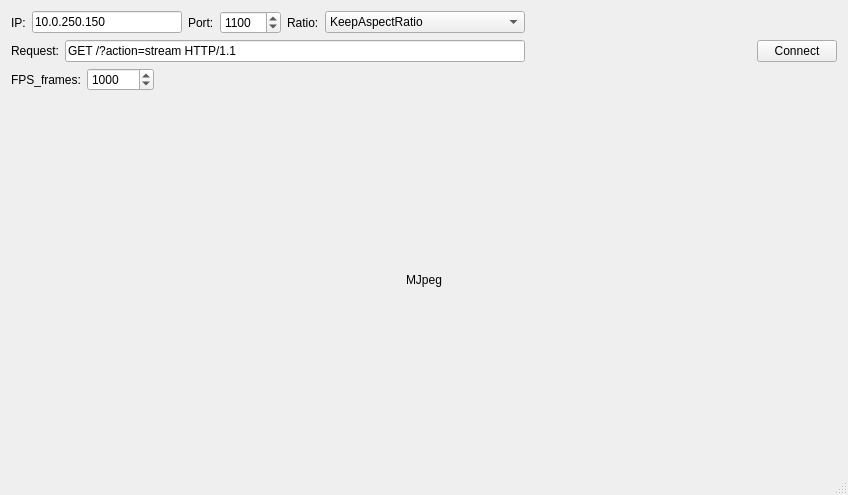
<?xml version="1.0" encoding="UTF-8"?>
<ui version="4.0">
 <class>MainWindow</class>
 <widget class="QMainWindow" name="MainWindow">
  <property name="geometry">
   <rect>
    <x>0</x>
    <y>0</y>
    <width>848</width>
    <height>495</height>
   </rect>
  </property>
  <property name="minimumSize">
   <size>
    <width>0</width>
    <height>0</height>
   </size>
  </property>
  <property name="maximumSize">
   <size>
    <width>2000</width>
    <height>1000</height>
   </size>
  </property>
  <property name="windowTitle">
   <string>MJpeg Viewer</string>
  </property>
  <property name="unifiedTitleAndToolBarOnMac">
   <bool>false</bool>
  </property>
  <widget class="QWidget" name="centralWidget">
   <layout class="QHBoxLayout" name="horizontalLayout_5">
    <item>
     <layout class="QVBoxLayout" name="verticalLayout_2">
      <item>
       <layout class="QHBoxLayout" name="horizontalLayout_4">
        <item>
         <layout class="QVBoxLayout" name="verticalLayout">
          <item>
           <layout class="QHBoxLayout" name="horizontalLayout">
            <item>
             <widget class="QLabel" name="IP_label">
              <property name="text">
               <string>IP:</string>
              </property>
              <property name="buddy">
               <cstring>IP_line_edit</cstring>
              </property>
             </widget>
            </item>
            <item>
             <widget class="QLineEdit" name="IP_line_edit">
              <property name="minimumSize">
               <size>
                <width>150</width>
                <height>0</height>
               </size>
              </property>
              <property name="whatsThis">
               <string/>
              </property>
              <property name="text">
               <string>10.0.250.150</string>
              </property>
              <property name="maxLength">
               <number>100</number>
              </property>
             </widget>
            </item>
            <item>
             <widget class="QLabel" name="port_label">
              <property name="text">
               <string>Port:</string>
              </property>
             </widget>
            </item>
            <item>
             <widget class="QSpinBox" name="port_spin_box">
              <property name="maximum">
               <number>65535</number>
              </property>
              <property name="value">
               <number>1100</number>
              </property>
             </widget>
            </item>
            <item>
             <widget class="QLabel" name="ratio_label">
              <property name="text">
               <string>Ratio:</string>
              </property>
              <property name="buddy">
               <cstring>ratio_combo_box</cstring>
              </property>
             </widget>
            </item>
            <item>
             <widget class="QComboBox" name="ratio_combo_box">
              <property name="minimumSize">
               <size>
                <width>200</width>
                <height>0</height>
               </size>
              </property>
              <property name="currentIndex">
               <number>1</number>
              </property>
              <item>
               <property name="text">
                <string>IgnoreAspectRatio</string>
               </property>
              </item>
              <item>
               <property name="text">
                <string>KeepAspectRatio</string>
               </property>
              </item>
              <item>
               <property name="text">
                <string>KeepAspectRatioByExpanding</string>
               </property>
              </item>
             </widget>
            </item>
           </layout>
          </item>
          <item>
           <layout class="QHBoxLayout" name="horizontalLayout_3">
            <item>
             <widget class="QLabel" name="request_label">
              <property name="text">
               <string>Request:</string>
              </property>
             </widget>
            </item>
            <item>
             <widget class="QLineEdit" name="request_edit">
              <property name="enabled">
               <bool>true</bool>
              </property>
              <property name="text">
               <string>GET /?action=stream HTTP/1.1</string>
              </property>
             </widget>
            </item>
           </layout>
          </item>
          <item>
           <layout class="QHBoxLayout" name="horizontalLayout_2">
            <item>
             <widget class="QLabel" name="fps_frames_label">
              <property name="toolTip">
               <string>The number of frames through which the FPS will be recalculated</string>
              </property>
              <property name="text">
               <string>FPS_frames:</string>
              </property>
             </widget>
            </item>
            <item>
             <widget class="QSpinBox" name="fps_frames_spin_box">
              <property name="maximumSize">
               <size>
                <width>100</width>
                <height>16777215</height>
               </size>
              </property>
              <property name="toolTip">
               <string>The number of frames through which the FPS will be recalculated</string>
              </property>
              <property name="maximum">
               <number>100000</number>
              </property>
              <property name="value">
               <number>1000</number>
              </property>
             </widget>
            </item>
            <item>
             <spacer name="horizontalSpacer_2">
              <property name="orientation">
               <enum>Qt::Horizontal</enum>
              </property>
              <property name="sizeHint" stdset="0">
               <size>
                <width>40</width>
                <height>20</height>
               </size>
              </property>
             </spacer>
            </item>
           </layout>
          </item>
         </layout>
        </item>
        <item>
         <spacer name="horizontalSpacer">
          <property name="orientation">
           <enum>Qt::Horizontal</enum>
          </property>
          <property name="sizeHint" stdset="0">
           <size>
            <width>40</width>
            <height>20</height>
           </size>
          </property>
         </spacer>
        </item>
        <item>
         <widget class="QPushButton" name="connect_button">
          <property name="text">
           <string>Connect</string>
          </property>
         </widget>
        </item>
       </layout>
      </item>
      <item>
       <widget class="QLabel" name="mjpeg_label">
        <property name="minimumSize">
         <size>
          <width>500</width>
          <height>200</height>
         </size>
        </property>
        <property name="text">
         <string>MJpeg</string>
        </property>
        <property name="alignment">
         <set>Qt::AlignCenter</set>
        </property>
       </widget>
      </item>
     </layout>
    </item>
   </layout>
  </widget>
  <widget class="QStatusBar" name="statusBar"/>
 </widget>
 <layoutdefault spacing="6" margin="11"/>
 <resources/>
 <connections/>
 <slots>
  <slot>connect()</slot>
 </slots>
</ui>
